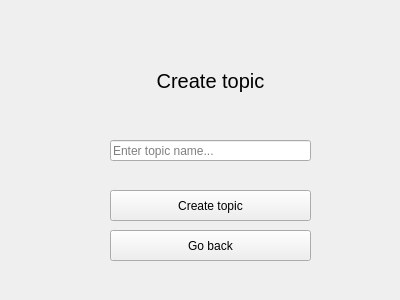
<?xml version="1.0" encoding="UTF-8"?>
<ui version="4.0">
 <class>CreateTopic</class>
 <widget class="QWidget" name="CreateTopic">
  <property name="geometry">
   <rect>
    <x>0</x>
    <y>0</y>
    <width>400</width>
    <height>300</height>
   </rect>
  </property>
  <property name="windowTitle">
   <string>CreateTopic</string>
  </property>
  <widget class="QPushButton" name="createButton">
   <property name="geometry">
    <rect>
     <x>110</x>
     <y>190</y>
     <width>201</width>
     <height>31</height>
    </rect>
   </property>
   <property name="text">
    <string>Create topic</string>
   </property>
  </widget>
  <widget class="QLineEdit" name="nameLineEdit">
   <property name="geometry">
    <rect>
     <x>110</x>
     <y>140</y>
     <width>201</width>
     <height>21</height>
    </rect>
   </property>
   <property name="text">
    <string/>
   </property>
   <property name="placeholderText">
    <string>Enter topic name...</string>
   </property>
  </widget>
  <widget class="QLabel" name="label">
   <property name="geometry">
    <rect>
     <x>110</x>
     <y>60</y>
     <width>201</width>
     <height>41</height>
    </rect>
   </property>
   <property name="sizePolicy">
    <sizepolicy hsizetype="Preferred" vsizetype="Preferred">
     <horstretch>0</horstretch>
     <verstretch>0</verstretch>
    </sizepolicy>
   </property>
   <property name="font">
    <font>
     <pointsize>15</pointsize>
    </font>
   </property>
   <property name="layoutDirection">
    <enum>Qt::LeftToRight</enum>
   </property>
   <property name="text">
    <string>Create topic</string>
   </property>
   <property name="alignment">
    <set>Qt::AlignCenter</set>
   </property>
  </widget>
  <widget class="QPushButton" name="goBackButton">
   <property name="geometry">
    <rect>
     <x>110</x>
     <y>230</y>
     <width>201</width>
     <height>31</height>
    </rect>
   </property>
   <property name="text">
    <string>Go back</string>
   </property>
  </widget>
 </widget>
 <resources/>
 <connections/>
</ui>
